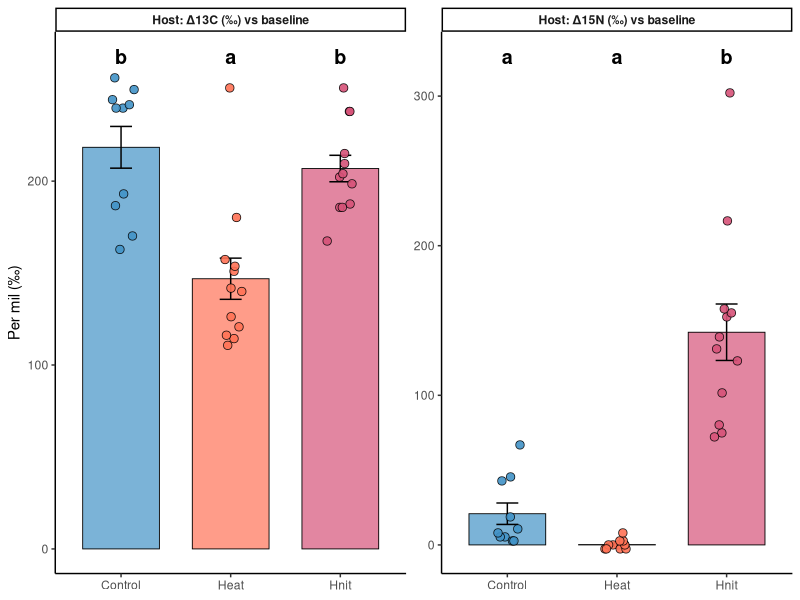
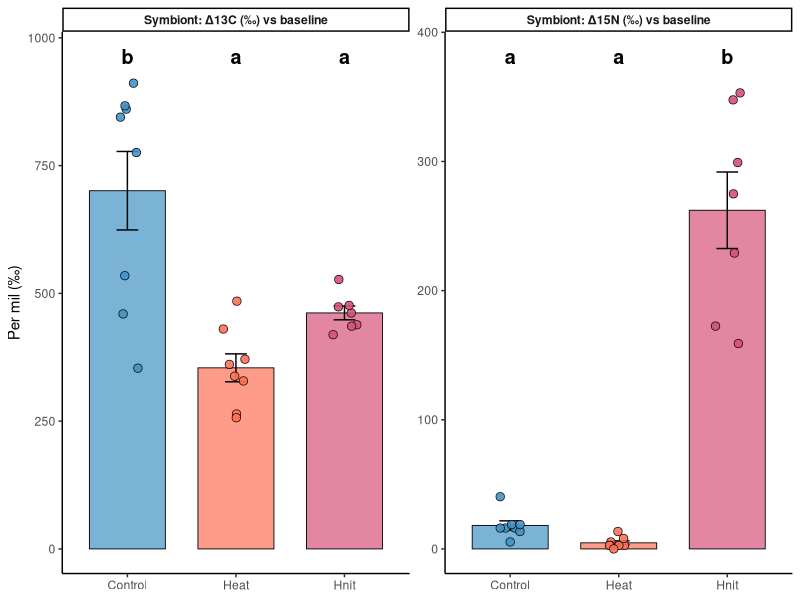
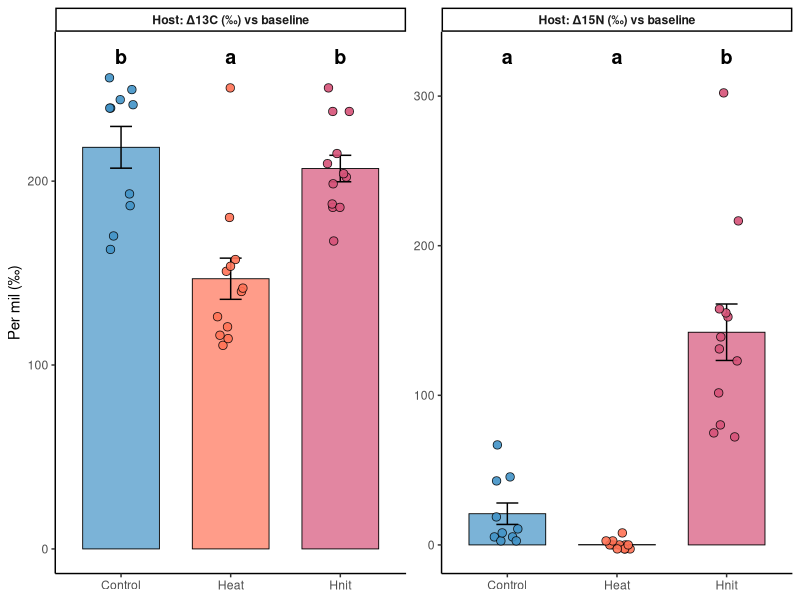
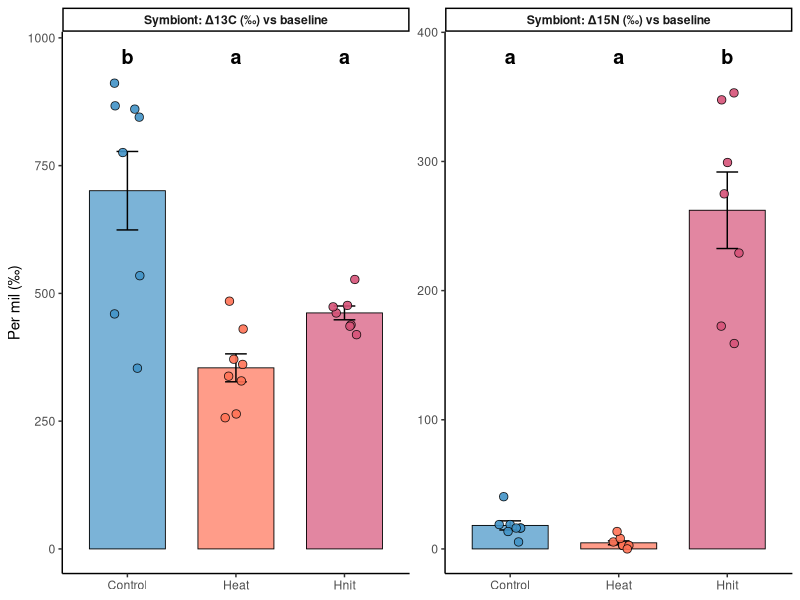

The R source for these figures, in order:
## ---- chunk 1
knitr::opts_chunk$set(echo = TRUE)
library(tidyverse)
library(emmeans)
library(ggplot2)
## ---- chunk 2
library(tidyverse)
library(emmeans)
library(multcomp)
#formula for calculation here
#https://link.springer.com/article/10.1186/s40168-023-01738-0#Sec12
# δ13C (‰) = ( rC(sample) / rC(unlabeled) - 1 ) * 1000
# δ15N (‰) = ( rN(sample) / rN(unlabeled) - 1 ) * 1000
#
# where rC(sample) and rC(unlabeled) are the count ratios of 13C12C−/12C2−
# in the sample and in an unlabeled control, respectively.
# rN(sample) and rN(unlabeled) are the count ratios of 15N12C−/14N12C−
# in the sample and in an unlabeled control, respectively.

# ----------------------------
# Load + compute delta values
# ----------------------------
dat <- read.csv("Nutrient_data2026.csv")

Rbase_N <- c(Host = 0.00374, Symbiont = 0.00371)
Rbase_C <- c(Host = 0.01093, Symbiont = 0.01083)


my_cols <- c(
  "Control" = "#4292c6",
  "Heat"    = "coral1",
  "Hnit"    = "#D65278"
)
str(dat)
dat <- dat %>%
  mutate(
    Treatment = factor(Treatment, levels = c("Control","Heat","Hnit")),
    Fraction  = factor(Fraction,  levels = c("Host","Symbiont")),
    Delta15N  = (`X15N.14N.ratio` / Rbase_N[Fraction] - 1) * 1000,
    Delta13C  = (`X13C.12C.ratio` / Rbase_C[Fraction] - 1) * 1000
  )
## ---- chunk 3
# split into two matrices host and sym
host_df <- dat %>% filter(Fraction == "Host")
sym_df  <- dat %>% filter(Fraction == "Symbiont")

# (optional sanity check)
table(host_df$Treatment)
table(sym_df$Treatment)
## ---- chunk 4
#HOST long + summary
host_long <- host_df %>%
  pivot_longer(c(Delta13C, Delta15N), names_to = "metric", values_to = "value") %>%
  mutate(metric = factor(metric, levels = c("Delta13C","Delta15N")))

host_sum <- host_long %>%
  group_by(Treatment, metric) %>%
  summarise(
    mean = mean(value, na.rm = TRUE),
    se   = sd(value, na.rm = TRUE) / sqrt(n()),
    .groups = "drop"
  )
host_sum
## ---- chunk 5
# HOST stats delta13C
m_host_C <- lm(Delta13C ~ Treatment, data = host_df)
cat("\n================ HOST: Δ13C ================\n")
print(anova(m_host_C))
## ---- chunk 6
print(pairs(emmeans(m_host_C, ~ Treatment), adjust = "tukey"))
## ---- chunk 7
host_letters_C <- cld(
  emmeans(m_host_C, ~ Treatment),
  Letters = letters, adjust = "tukey", alpha = 0.05
) %>%
  as.data.frame() %>%
  transmute(Treatment, metric = "Delta13C", letter = gsub(" ", "", .group))
host_letters_C
## ---- chunk 8
# ---- HOST stats delta15N
m_host_N <- lm(Delta15N ~ Treatment, data = host_df)
print(anova(m_host_N))
## ---- chunk 9
print(pairs(emmeans(m_host_N, ~ Treatment), adjust = "tukey"))
## ---- chunk 10
host_letters_N <- cld(
  emmeans(m_host_N, ~ Treatment),
  Letters = letters, adjust = "tukey", alpha = 0.05
) %>%
  as.data.frame() %>%
  transmute(Treatment, metric = "Delta15N", letter = gsub(" ", "", .group))
host_letters_N
## ---- chunk 11
# ---- HOST letters + y positions
host_letters <- bind_rows(host_letters_C, host_letters_N) %>%
  mutate(metric = factor(metric, levels = c("Delta13C","Delta15N")))

host_ypos <- host_long %>%
  group_by(metric) %>%
  summarise(
    y_max = max(value, na.rm = TRUE),
    span  = diff(range(value, na.rm = TRUE)),
    .groups = "drop"
  ) %>%
  mutate(y_lab = y_max + 0.08 * span)

host_letters <- host_letters %>% left_join(host_ypos, by = "metric")
host_letters
## ---- chunk 12
# ---- HOST plot
p_host <- ggplot() +
  geom_col(
    data = host_sum,
    aes(Treatment, mean, fill = Treatment),
    width = 0.7, alpha = 0.7,
    color = "black", linewidth = 0.3
  ) +
  geom_errorbar(
    data = host_sum,
    aes(Treatment, ymin = mean - se, ymax = mean + se),
    width = 0.2
  ) +
  geom_jitter(
    data = host_long,
    aes(Treatment, value, fill = Treatment),
    width = 0.12, height = 0,
    size = 2.6, alpha = 0.9,
    shape = 21, color = "black", stroke = 0.4
  ) +
  geom_text(
    data = host_letters,
    aes(Treatment, y_lab, label = letter),
    fontface = "bold", size = 5
  ) +
  facet_wrap(
    ~ metric,
    scales = "free_y",
    labeller = labeller(metric = c(
      Delta13C = "Host: Δ13C (‰) vs baseline",
      Delta15N = "Host: Δ15N (‰) vs baseline"
    ))
  ) +
  scale_fill_manual(values = my_cols) +
  labs(x = NULL, y = "Per mil (‰)") +
  theme_classic() +
  theme(
    legend.position = "none",
    strip.background = element_rect(fill = "white", color = "black"),
    strip.text = element_text(face = "bold")
  )

p_host
ggsave("Host_DeltaC_DeltaN_letters.pdf", plot = p_host, width = 5, height = 3, units = "in")
## ---- chunk 13
# 
# SYMBIONT: plot + ANOVA + Tukey + letters


#SYM long + summary
sym_long <- sym_df %>%
  pivot_longer(c(Delta13C, Delta15N), names_to = "metric", values_to = "value") %>%
  mutate(metric = factor(metric, levels = c("Delta13C","Delta15N")))

sym_sum <- sym_long %>%
  group_by(Treatment, metric) %>%
  summarise(
    mean = mean(value, na.rm = TRUE),
    se   = sd(value, na.rm = TRUE) / sqrt(n()),
    .groups = "drop"
  )
sym_sum 
## ---- chunk 14
#SYM stats delta13C
m_sym_C <- lm(Delta13C ~ Treatment, data = sym_df)
cat("\n============= SYMBIONT: Δ13C =============\n")
print(anova(m_sym_C))
## ---- chunk 15
print(pairs(emmeans(m_sym_C, ~ Treatment), adjust = "tukey"))
## ---- chunk 16
sym_letters_C <- cld(
  emmeans(m_sym_C, ~ Treatment),
  Letters = letters, adjust = "tukey", alpha = 0.05
) %>%
  as.data.frame() %>%
  transmute(Treatment, metric = "Delta13C", letter = gsub(" ", "", .group))
sym_letters_C
## ---- chunk 17
# SYM stats delta15N
m_sym_N <- lm(Delta15N ~ Treatment, data = sym_df)
print(anova(m_sym_N))
## ---- chunk 18
print(pairs(emmeans(m_sym_N, ~ Treatment), adjust = "tukey"))
## ---- chunk 19
sym_letters_N <- cld(
  emmeans(m_sym_N, ~ Treatment),
  Letters = letters, adjust = "tukey", alpha = 0.05
) %>%
  as.data.frame() %>%
  transmute(Treatment, metric = "Delta15N", letter = gsub(" ", "", .group))
sym_letters_N
## ---- chunk 20
# SYM letters + y positions
sym_letters <- bind_rows(sym_letters_C, sym_letters_N) %>%
  mutate(metric = factor(metric, levels = c("Delta13C","Delta15N")))

sym_ypos <- sym_long %>%
  group_by(metric) %>%
  summarise(
    y_max = max(value, na.rm = TRUE),
    span  = diff(range(value, na.rm = TRUE)),
    .groups = "drop"
  ) %>%
  mutate(y_lab = y_max + 0.08 * span)

sym_letters <- sym_letters %>% left_join(sym_ypos, by = "metric")
sym_letters
## ---- chunk 21
#SYM plot
p_sym <- ggplot() +
  geom_col(
    data = sym_sum,
    aes(Treatment, mean, fill = Treatment),
    width = 0.7, alpha = 0.7,
    color = "black", linewidth = 0.3
  ) +
  geom_errorbar(
    data = sym_sum,
    aes(Treatment, ymin = mean - se, ymax = mean + se),
    width = 0.2
  ) +
  geom_jitter(
    data = sym_long,
    aes(Treatment, value, fill = Treatment),
    width = 0.12, height = 0,
    size = 2.6, alpha = 0.9,
    shape = 21, color = "black", stroke = 0.4
  ) +
  geom_text(
    data = sym_letters,
    aes(Treatment, y_lab, label = letter),
    fontface = "bold", size = 5
  ) +
  facet_wrap(
    ~ metric,
    scales = "free_y",
    labeller = labeller(metric = c(
      Delta13C = "Symbiont: Δ13C (‰) vs baseline",
      Delta15N = "Symbiont: Δ15N (‰) vs baseline"
    ))
  ) +
  scale_fill_manual(values = my_cols) +
  labs(x = NULL, y = "Per mil (‰)") +
  theme_classic() +
  theme(
    legend.position = "none",
    strip.background = element_rect(fill = "white", color = "black"),
    strip.text = element_text(face = "bold")
  )

p_sym
ggsave("Symbiont_DeltaC_DeltaN_letters.pdf", plot = p_sym, width = 5, height = 3, units = "in")
